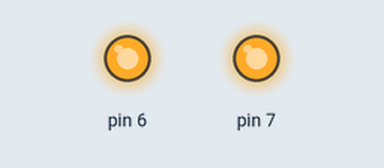
This sketch was run on a simulated Arduino Mega 2560, built with avr-gcc and run on an emulated ATmega2560. Shown: output pins drawn as LEDs (lit = HIGH). What the sketch prints to the serial monitor is not drawn.

Above: at 0.1 s.
At 1.1 s:
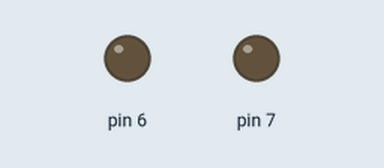
Timing chart, 0 to 2.6 s (numbered marks = the images above):
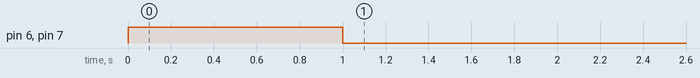

The sketch:

sx1278_tx.ino
```cpp
void setup() {
  // put your setup code here, to run once:
  pinMode(6,OUTPUT);
  pinMode(7,OUTPUT);

  Serial.begin(115200);
  Serial3.begin(9600);
  digitalWrite(6,1);
  digitalWrite(7,1);
  delay(500);
  Serial3.write(0xc0);
  Serial3.write(0x00);
  Serial3.write(0x00);
  Serial3.write(0x25);
  Serial3.write(0x00);
  Serial3.write(0x40);
  delay(500);
  Serial3.end();
  digitalWrite(6,0);
  digitalWrite(7,0);
  delay(10);
  Serial3.begin(19200);
  delay(100);

  Serial.println("Begin\n");
}

void loop() {
  // put your main code here, to run repeatedly:
  String a = String(millis());
  Serial3.println(a);
  Serial.println(a);
  //delay(15);
  //delay(100);
}
```
